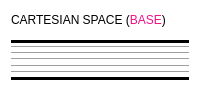
         <widget class="QGroupBox" name="cartesianGroupBox">
          <property name="maximumSize">
           <size>
            <width>400</width>
            <height>16777215</height>
           </size>
          </property>
          <property name="styleSheet">
           <string notr="true">QGroupBox {
	background-color: white;
	border-radius: 20px;
}

Line {
	color: #ECECEC;
}</string>
          </property>
          <property name="title">
           <string/>
          </property>
          <layout class="QGridLayout" name="gridLayout_3">
           <property name="topMargin">
            <number>0</number>
           </property>
           <property name="bottomMargin">
            <number>20</number>
           </property>
           <property name="spacing">
            <number>0</number>
           </property>
           <item row="8" column="0">
            <widget class="CartesianPositionWidget" name="cartesianRollWidget" native="true"/>
           </item>
           <item row="9" column="0">
            <widget class="Line" name="line_15">
             <property name="orientation">
              <enum>Qt::Horizontal</enum>
             </property>
            </widget>
           </item>
           <item row="12" column="0">
            <widget class="CartesianPositionWidget" name="cartesianYawWidget" native="true"/>
           </item>
           <item row="1" column="0">
            <widget class="Line" name="line_4">
             <property name="sizePolicy">
              <sizepolicy hsizetype="Minimum" vsizetype="Fixed">
               <horstretch>0</horstretch>
               <verstretch>0</verstretch>
              </sizepolicy>
             </property>
             <property name="styleSheet">
              <string notr="true">Line {
	color: #000000;
}</string>
             </property>
             <property name="frameShadow">
              <enum>QFrame::Plain</enum>
             </property>
             <property name="lineWidth">
              <number>3</number>
             </property>
             <property name="orientation">
              <enum>Qt::Horizontal</enum>
             </property>
            </widget>
           </item>
           <item row="2" column="0">
            <widget class="CartesianPositionWidget" name="cartesianXWidget" native="true"/>
           </item>
           <item row="7" column="0">
            <widget class="Line" name="line_14">
             <property name="orientation">
              <enum>Qt::Horizontal</enum>
             </property>
            </widget>
           </item>
           <item row="11" column="0">
            <widget class="Line" name="line_16">
             <property name="orientation">
              <enum>Qt::Horizontal</enum>
             </property>
            </widget>
           </item>
           <item row="6" column="0">
            <widget class="CartesianPositionWidget" name="cartesianZWidget" native="true"/>
           </item>
           <item row="4" column="0">
            <widget class="CartesianPositionWidget" name="cartesianYWidget" native="true"/>
           </item>
           <item row="13" column="0">
            <widget class="Line" name="line_5">
             <property name="sizePolicy">
              <sizepolicy hsizetype="Minimum" vsizetype="Fixed">
               <horstretch>0</horstretch>
               <verstretch>0</verstretch>
              </sizepolicy>
             </property>
             <property name="styleSheet">
              <string notr="true">Line {
	color: #000000;
}</string>
             </property>
             <property name="frameShadow">
              <enum>QFrame::Plain</enum>
             </property>
             <property name="lineWidth">
              <number>3</number>
             </property>
             <property name="orientation">
              <enum>Qt::Horizontal</enum>
             </property>
            </widget>
           </item>
           <item row="3" column="0">
            <widget class="Line" name="line_12">
             <property name="styleSheet">
              <string notr="true">QFrame {
	color: #ECECEC;
}</string>
             </property>
             <property name="orientation">
              <enum>Qt::Horizontal</enum>
             </property>
            </widget>
           </item>
           <item row="10" column="0">
            <widget class="CartesianPositionWidget" name="cartesianPitchWidget" native="true"/>
           </item>
           <item row="5" column="0">
            <widget class="Line" name="line_13">
             <property name="orientation">
              <enum>Qt::Horizontal</enum>
             </property>
            </widget>
           </item>
           <item row="0" column="0">
            <widget class="QLabel" name="cartSpaceTitle">
             <property name="minimumSize">
              <size>
               <width>0</width>
               <height>40</height>
              </size>
             </property>
             <property name="maximumSize">
              <size>
               <width>16777215</width>
               <height>40</height>
              </size>
             </property>
             <property name="styleSheet">
              <string notr="true">
Line {
	color: #ECECEC;
}</string>
             </property>
             <property name="text">
              <string>&lt;html&gt;&lt;body&gt;CARTESIAN SPACE (&lt;font color=#EF1288&gt;BASE&lt;/font&gt;)&lt;/body&gt;&lt;/html&gt;</string>
             </property>
            </widget>
           </item>
          </layout>
         </widget>
